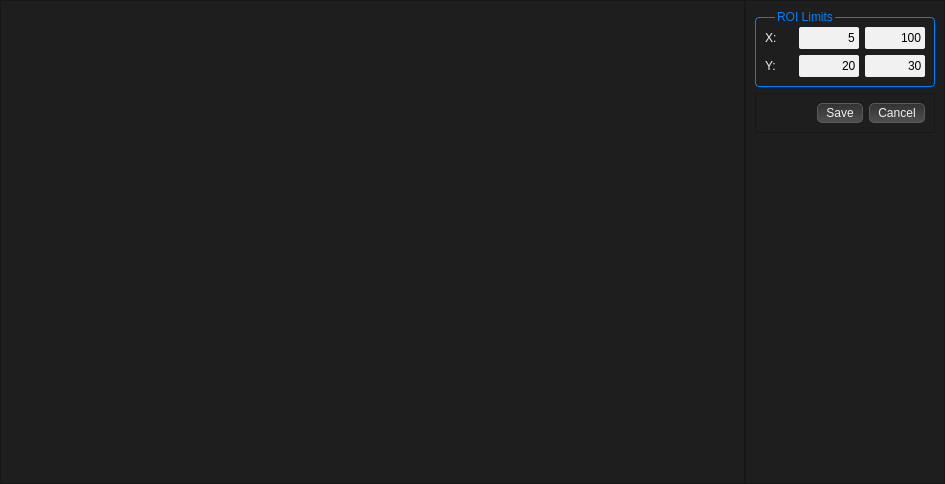
<?xml version="1.0" encoding="UTF-8"?>
<ui version="4.0">
 <class>roi_selector_diamond_widget</class>
 <widget class="QWidget" name="roi_selector_diamond_widget">
  <property name="geometry">
   <rect>
    <x>0</x>
    <y>0</y>
    <width>945</width>
    <height>484</height>
   </rect>
  </property>
  <property name="windowTitle">
   <string>Form</string>
  </property>
  <property name="styleSheet">
   <string notr="true">QWidget{  
     background: rgba(30, 30, 30, 255);      
     color: #F1F1F1; 
    font-size: 12px;
 }  

QGroupBox {  
     border: 1px solid #ADADAD;  
     border-radius: 4px;  
     margin-top: 7px;  
     padding: 0px  
 }  

QPushButton{  
     color: #F1F1F1;
     background: qlineargradient(spread:pad, x1:0, y1:0, x2:0, y2:1, stop:0 #323232, stop:1 #505050);
     border: 1px solid #5B5B5B;
     border-radius: 5px; 
     padding-left: 8px;
height: 18px;
    padding-right: 8px;   
 }  
QPushButton:pressed{
        margin-top: 2,px;
        margin-left: 2px;   
}
QPushButton::disabled{
}

QPushButton::hover{  
     border:1px solid #ADADAD; 
 }  
 

QPushButton::checked{
    background: qlineargradient(
        x1: 0, y1: 1, 
        x2: 0, y2: 0,
        stop: 0 #727272, 
        stop: 1 #444444
    );
     border:1px solid  rgb(255, 120,00);
}

QPushButton::focus {
    outline: None;
}

 QGroupBox::title {  
      subcontrol-origin: margin;  
      left: 20px  
  }


 QLineEdit  {  
     border-radius: 2px;  
     background: #F1F1F1;  
     color: black;  
    height: 18 px;
 }  
#roi_box{
	color: rgba(0, 127, 255, 255);
	border: 1px solid rgba(0, 127, 255, 255);
}
</string>
  </property>
  <layout class="QHBoxLayout" name="horizontalLayout">
   <property name="spacing">
    <number>0</number>
   </property>
   <property name="margin">
    <number>0</number>
   </property>
   <item>
    <widget class="QFrame" name="axes_frame">
     <property name="frameShape">
      <enum>QFrame::StyledPanel</enum>
     </property>
     <property name="frameShadow">
      <enum>QFrame::Raised</enum>
     </property>
    </widget>
   </item>
   <item>
    <widget class="QFrame" name="frame">
     <property name="sizePolicy">
      <sizepolicy hsizetype="Fixed" vsizetype="Preferred">
       <horstretch>0</horstretch>
       <verstretch>0</verstretch>
      </sizepolicy>
     </property>
     <property name="frameShape">
      <enum>QFrame::StyledPanel</enum>
     </property>
     <property name="frameShadow">
      <enum>QFrame::Raised</enum>
     </property>
     <layout class="QVBoxLayout" name="verticalLayout_3">
      <item>
       <widget class="QGroupBox" name="roi_box">
        <property name="minimumSize">
         <size>
          <width>180</width>
          <height>0</height>
         </size>
        </property>
        <property name="maximumSize">
         <size>
          <width>180</width>
          <height>16777215</height>
         </size>
        </property>
        <property name="title">
         <string>ROI Limits</string>
        </property>
        <layout class="QVBoxLayout" name="verticalLayout">
         <item>
          <layout class="QGridLayout" name="gridLayout">
           <item row="0" column="0">
            <widget class="QLabel" name="label_3">
             <property name="text">
              <string>X:</string>
             </property>
            </widget>
           </item>
           <item row="0" column="1">
            <widget class="QLineEdit" name="x_min_txt">
             <property name="minimumSize">
              <size>
               <width>60</width>
               <height>22</height>
              </size>
             </property>
             <property name="maximumSize">
              <size>
               <width>60</width>
               <height>16777215</height>
              </size>
             </property>
             <property name="text">
              <string>5</string>
             </property>
             <property name="alignment">
              <set>Qt::AlignRight|Qt::AlignTrailing|Qt::AlignVCenter</set>
             </property>
            </widget>
           </item>
           <item row="0" column="2">
            <widget class="QLineEdit" name="x_max_txt">
             <property name="minimumSize">
              <size>
               <width>60</width>
               <height>22</height>
              </size>
             </property>
             <property name="maximumSize">
              <size>
               <width>60</width>
               <height>16777215</height>
              </size>
             </property>
             <property name="text">
              <string>100</string>
             </property>
             <property name="alignment">
              <set>Qt::AlignRight|Qt::AlignTrailing|Qt::AlignVCenter</set>
             </property>
            </widget>
           </item>
           <item row="1" column="0">
            <widget class="QLabel" name="label_4">
             <property name="text">
              <string>Y:</string>
             </property>
            </widget>
           </item>
           <item row="1" column="1">
            <widget class="QLineEdit" name="y_min_txt">
             <property name="minimumSize">
              <size>
               <width>60</width>
               <height>22</height>
              </size>
             </property>
             <property name="maximumSize">
              <size>
               <width>60</width>
               <height>16777215</height>
              </size>
             </property>
             <property name="text">
              <string>20</string>
             </property>
             <property name="alignment">
              <set>Qt::AlignRight|Qt::AlignTrailing|Qt::AlignVCenter</set>
             </property>
            </widget>
           </item>
           <item row="1" column="2">
            <widget class="QLineEdit" name="y_max_txt">
             <property name="minimumSize">
              <size>
               <width>60</width>
               <height>22</height>
              </size>
             </property>
             <property name="maximumSize">
              <size>
               <width>60</width>
               <height>16777215</height>
              </size>
             </property>
             <property name="text">
              <string>30</string>
             </property>
             <property name="alignment">
              <set>Qt::AlignRight|Qt::AlignTrailing|Qt::AlignVCenter</set>
             </property>
            </widget>
           </item>
          </layout>
         </item>
        </layout>
       </widget>
      </item>
      <item>
       <widget class="QFrame" name="frame_2">
        <property name="minimumSize">
         <size>
          <width>180</width>
          <height>0</height>
         </size>
        </property>
        <property name="maximumSize">
         <size>
          <width>180</width>
          <height>16777215</height>
         </size>
        </property>
        <property name="frameShape">
         <enum>QFrame::StyledPanel</enum>
        </property>
        <property name="frameShadow">
         <enum>QFrame::Raised</enum>
        </property>
        <layout class="QHBoxLayout" name="horizontalLayout_5">
         <item>
          <spacer name="horizontalSpacer">
           <property name="orientation">
            <enum>Qt::Horizontal</enum>
           </property>
           <property name="sizeHint" stdset="0">
            <size>
             <width>40</width>
             <height>20</height>
            </size>
           </property>
          </spacer>
         </item>
         <item>
          <widget class="QPushButton" name="save_btn">
           <property name="maximumSize">
            <size>
             <width>80</width>
             <height>16777215</height>
            </size>
           </property>
           <property name="text">
            <string>Save</string>
           </property>
          </widget>
         </item>
         <item>
          <widget class="QPushButton" name="cancel_btn">
           <property name="maximumSize">
            <size>
             <width>80</width>
             <height>16777215</height>
            </size>
           </property>
           <property name="text">
            <string>Cancel</string>
           </property>
          </widget>
         </item>
        </layout>
       </widget>
      </item>
      <item>
       <spacer name="verticalSpacer">
        <property name="orientation">
         <enum>Qt::Vertical</enum>
        </property>
        <property name="sizeHint" stdset="0">
         <size>
          <width>20</width>
          <height>40</height>
         </size>
        </property>
       </spacer>
      </item>
     </layout>
    </widget>
   </item>
  </layout>
 </widget>
 <resources/>
 <connections/>
</ui>
